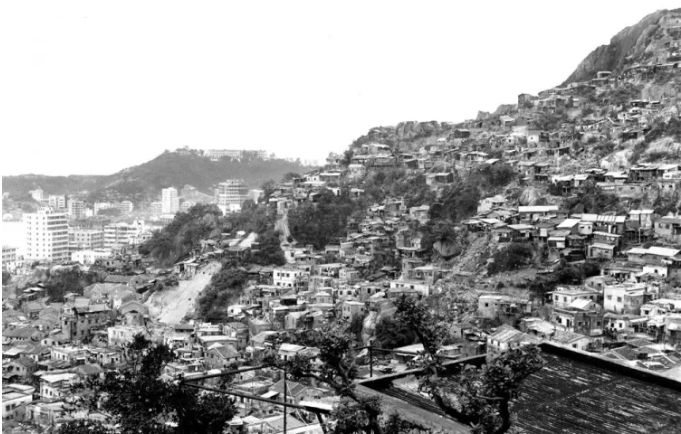
#> input picture Lab/lab03/insert_logo/image3.png, 681 x 434 px, found by its file name
$ python index.py
#> lines starting #> are read from the running program, lines starting #| are printed output that depends on the picture; after the words box and inside, x2 and y2 are one past the last pixel; in counts of white or black regions, pixels touching at a corner belong together
import cv2
import matplotlib.pyplot as plt

image = cv2.imread("insert_logo/image3.png", cv2.IMREAD_COLOR)
#> image is the input picture: shape (434, 681, 3); mean B, G, R 157.3, 157.3, 157.3
logo = cv2.imread("insert_logo/image-3.png", cv2.IMREAD_COLOR)
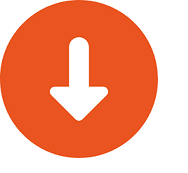
#> input picture Lab/lab03/insert_logo/image-3.png, 188 x 173 px, found by its file name
#> logo is the input picture: shape (173, 188, 3); mean B, G, R 135.2, 163.2, 243.2

h_image, w_image = image.shape[:2]
#> h_image = 434; w_image = 681
h_logo, w_logo = logo.shape[:2]
#> h_logo = 173; w_logo = 188

roi = image[0:h_logo, 0:w_logo]
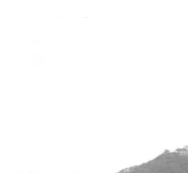
#> roi: shape (173, 188, 3); min 130, max 255, mean 251.8
result = cv2.addWeighted(roi, 0, logo, 1, 0)
image[0:h_logo, 0:w_logo] = result
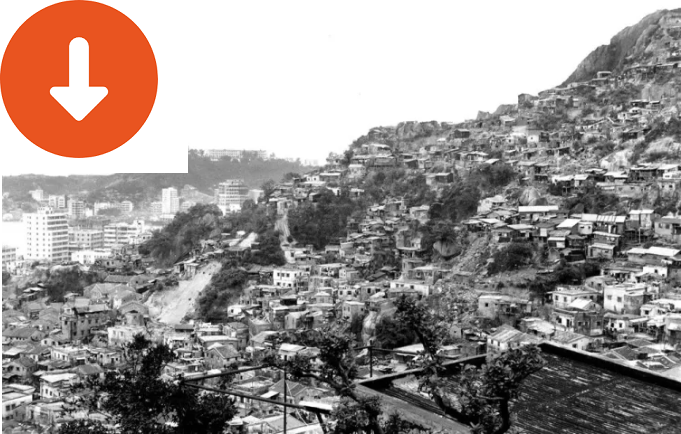
#> image: shape (434, 681, 3); 6.5% of pixels changed, all inside (x1, y1, x2, y2) = (0, 0, 188, 173)

cv2.imshow("mask_Image", image)
cv2.waitKey(0)
cv2.destroyAllWindows()
cv2.imwrite("insert_logo/mask_Image.jpg", image)
